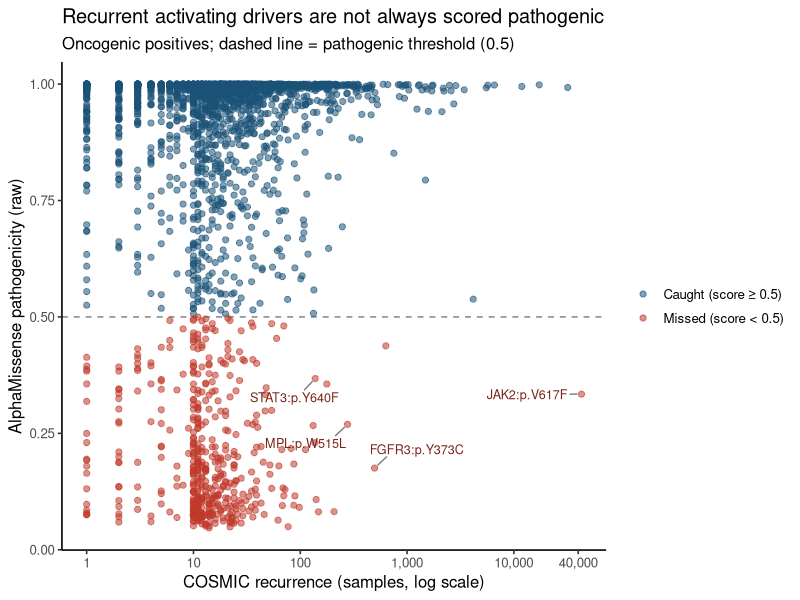
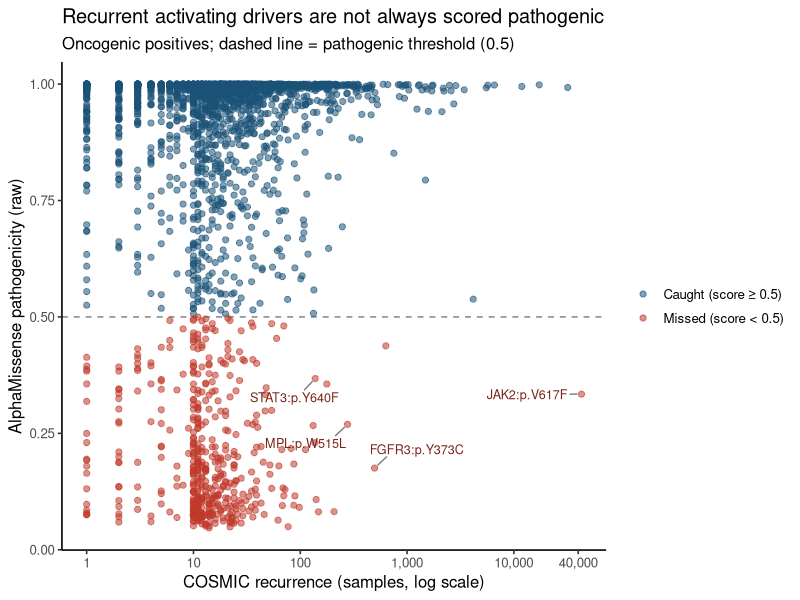

Generate these figures, in order, with R:
# Fig 1b (alternative) — AlphaMissense raw scores vs COSMIC recurrence (oncogenic positives)
# Input: tables/fig1_input.tsv  Output: fig1b_recurrence_scatter.{pdf,png}
# Message: most score high, but a clinically important minority (e.g. JAK2 V617F) are highly recurrent yet missed below 0.5.
# Resolve the repository root from this script's own location so the script runs
# correctly whether invoked as `Rscript figures/<name>.R` from the repo root or as
# `Rscript <name>.R` from inside figures/.
.a <- commandArgs(trailingOnly = FALSE)
.f <- sub("^--file=", "", .a[grep("^--file=", .a)])
if (length(.f)) setwd(normalizePath(file.path(dirname(.f[1]), "..")))
dir.create("figures_R", showWarnings = FALSE)   # output directory, not tracked in git

suppressPackageStartupMessages({library(tidyverse)})
have_repel <- requireNamespace("ggrepel", quietly = TRUE)

d <- read.delim("tables/fig1_input.tsv", check.names = FALSE) %>%
  filter(role_class %in% c("oncogene","both"), !is.na(am_pathogenicity), cosmic_sample_count > 0) %>%
  mutate(status = ifelse(am_pathogenicity < 0.5, "Missed (score < 0.5)", "Caught (score ≥ 0.5)"))

# Labels: fix the representative 'missed' drivers named in the text (always shown) + supplement as needed
named <- c("JAK2:p.V617F","FGFR3:p.Y373C","MPL:p.W515L","STAT3:p.Y640F")
lab <- d %>% filter(pkey %in% named)

p <- ggplot(d, aes(cosmic_sample_count, am_pathogenicity, color = status)) +
  geom_hline(yintercept = 0.5, linetype = "dashed", color = "grey50") +
  geom_point(alpha = 0.55, size = 1.8) +
  scale_x_log10(labels = scales::comma,
                breaks = c(1,10,100,1000,10000,40000)) +
  scale_color_manual(values = c("Missed (score < 0.5)" = "#C0392B",
                                "Caught (score ≥ 0.5)" = "#1A5276"), name = NULL) +
  labs(x = "COSMIC recurrence (samples, log scale)",
       y = "AlphaMissense pathogenicity (raw)",
       title = "Recurrent activating drivers are not always scored pathogenic",
       subtitle = "Oncogenic positives; dashed line = pathogenic threshold (0.5)") +
  theme_classic(base_size = 12) +
  theme(legend.position = "right")   # legend outside the plot (right)

if (have_repel) {
  txt <- ggrepel::geom_text_repel(data = lab, aes(label = pkey), size = 3.2, color = "#7B241C",
                                  box.padding = 0.6, point.padding = 0.3,
                                  min.segment.length = 0, max.overlaps = Inf,
                                  segment.color = "grey50", seed = 1, show.legend = FALSE)
} else {
  txt <- geom_text(data = lab, aes(label = pkey), size = 3.2, color = "#7B241C",
                   hjust = -0.05, vjust = -0.4, show.legend = FALSE)
}
p <- p + txt

ggsave("figures_R/fig1b_recurrence_scatter.pdf", p, width = 7.5, height = 5)
ggsave("figures_R/fig1b_recurrence_scatter.png", p, width = 7.5, height = 5, dpi = 300)

# Summary statistics (for caption/body text)
miss <- d %>% summarise(n = n(), n_missed = sum(am_pathogenicity < 0.5),
                        pct = round(100*mean(am_pathogenicity < 0.5),1))
cat(sprintf("oncogenic positives n=%d, missed(<0.5)=%d (%.1f%%)\n", miss$n, miss$n_missed, miss$pct))
